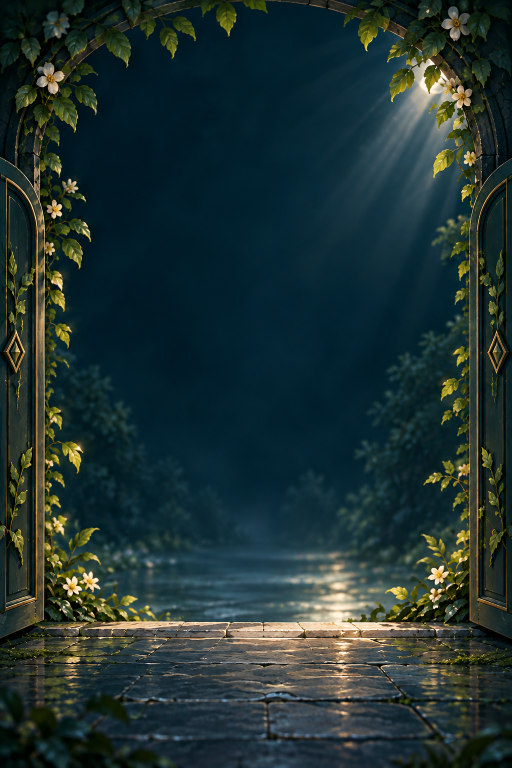
#> input picture docs/design/loading/masters/garden-gate-v1.png, 1024 x 1536 px (shown at 1/2 size)
$ python prepare-loading-assets.py
#> lines starting #> are read from the running program, lines starting #| are printed output that depends on the picture
"""Prepare the approved startup background; masters stay outside the web bundle."""
from pathlib import Path
from PIL import Image

ROOT = Path(__file__).resolve().parents[1]
SOURCE = ROOT / "docs/design/loading/masters/garden-gate-v1.png"
OUTPUT = ROOT / "public/assets/images/loading/garden-gate-v1.webp"
OUTPUT.parent.mkdir(parents=True, exist_ok=True)
with Image.open(SOURCE) as master:
#> master is the input picture: PIL image 1024x1536 RGB; mean R, G, B 31.7, 50.4, 49.6
    master.convert("RGB").resize((960, 1440), Image.Resampling.LANCZOS).save(
        OUTPUT, quality=82, method=6
    )
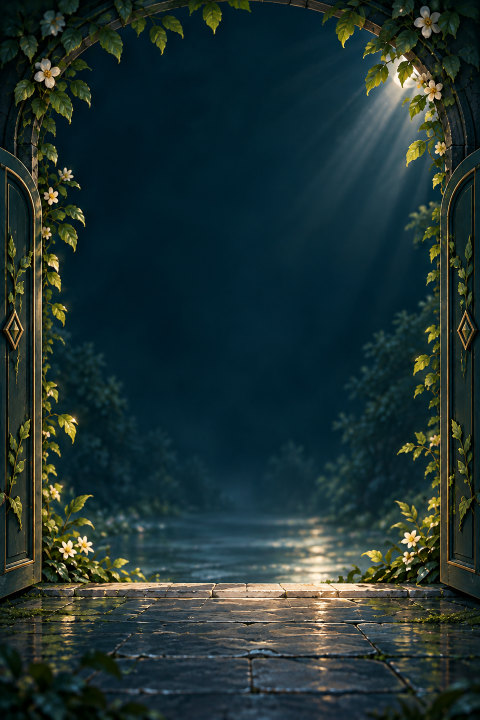
#> saved as garden-gate-v1.webp: PIL image 960x1440 RGB (shown at 1/2 size); mean R, G, B 31.7, 50.4, 49.6
if OUTPUT.stat().st_size > 200_000:
    raise ValueError("Startup background exceeds the 200 KB transfer budget")
print(f"Prepared {OUTPUT.name}: {OUTPUT.stat().st_size} bytes")
